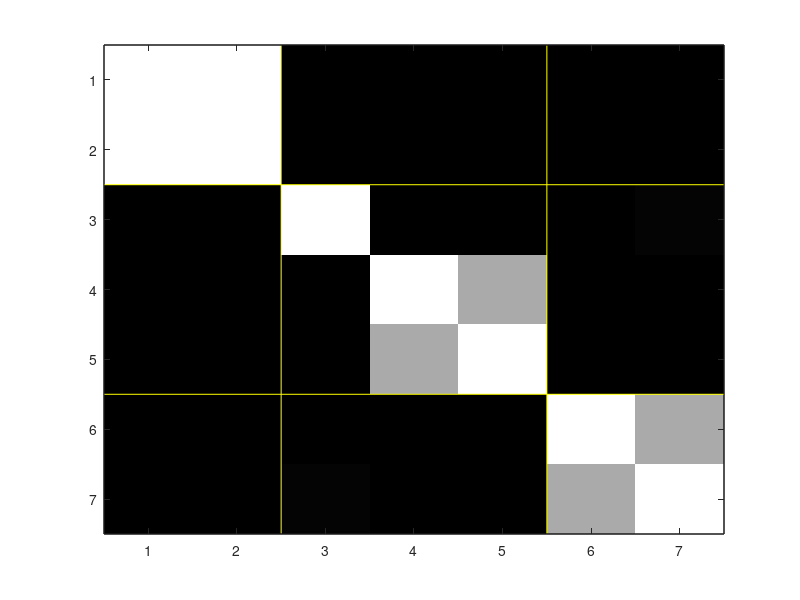

Write the MATLAB code that produced this figure. (Note: this script raises an error after producing the figure.)
% function h = clusion(s,cl,hieq,sq)   
%
% DESCRIPTION
%   - displays the CLUSION cluster visualization plot of a similarity matrix
%   - returns a column vector of handles h to the cluster separating lines
% ARGUMENTS
%   s    - square similarity matrix (n x n)
%   cl   - cluster label row vector (1 x n)
%          entries must be integers from 1 to k 
%   hieq - 0/1 to indicate if histogram should be equalized 
%          (optional, default 0) 
%   sq   - 0/1 to indicate if figure axis should be square
%          (optional, default 0)
% EXAMPLE
%   clusion;
%   clusion([1 0 .5; 0 1 0; .5 0 1],[1 2 1]);
% REFERENCE
%   please refer to the following paper if you use CLUSION:
% [redacted]
%     Visualization for High-dimensional Data Mining", Special
%     Issue on Mining Web-based Data for E-Business Applications
%     of the INFORMS Journal on Computing, 2002
% RELEASE
%   version 1.0, 2002/02/26, tested on Matlab 5.2.0.3084, LNX86
%   available from http://www.strehl.com
%   license granted for research use ONLY (see README)
% [redacted]

function h = clusion(s,cl,hieq,sq)

if exist('histeq.m','file'),
   profihisteq = 1;
else
   profihisteq = 0;
end;

if ~exist('s'),
   disp('clusion-warning: no arguments - displaying illustrative example:');
   s=[1 0.0101444233725719 0.666666666666667 0.000324894409316972 0.000144423583260196 0 0.000162460400277432;0.0101444233725719 1 0.0204877164355 0.00700161873707528 0.00504709317581638 0 0.00728303954110406;0.666666666666667 0.0204877164355 1 0.000649366867304378 0.00028876375792712 0 0.000324894409316972;0.000324894409316972 0.00700161873707528 0.000649366867304378 1 9.99900009999e-005 0 0.666666666666667;0.000144423583260196 0.00504709317581638 0.00028876375792712 9.99900009999e-005 1 0.99985557641674 0.000103983778530549;0 0 0 0 0.99985557641674 1 0;0.000162460400277432 0.00728303954110406 0.000324894409316972 0.666666666666667 0.000103983778530549 0 1]
   cl=[3 2 3 2 1 1 2]
   disp('clusion-advice: type "help clusion" for information about usage');
end;

if size(s,1)~=size(s,2),
   disp('clusion-error: similarity matrix not square');
   h = [];
   return;
end;

if ~exist('cl'),
   disp('clusion-warning: no clustering given');
   cl = ones(1,size(s,1));
end;

if size(cl,1)~=1,
   disp('clusion-error: clustering must be row vector');
   return;
end;

if size(s,1)~=length(cl),
   disp('clusion-error: clustering and similarity matrices mismatch in size');
   return;
end;

if ~exist('hieq')
   hieq = 0;
end;

if ~exist('sq')
   sq = 0;
end;

colormap gray;

index = [1:length(cl); cl];
index = sortrows(index',2)';
order = index(1,:);
ticks = conv(index(2,:),[1,-1]); 
ticks(1) = 0; ticks(size(index,2)+1) = 0;
where = [1 find(ticks) length(cl)+1]-.5;
xline = [where;where];
yline = [ones(1,length(where))-.5; (length(s)+.5)*ones(1,length(where))];

if (hieq==0),
   imagesc(s(order,order));
else
   if profihisteq,
      imagesc(histeq(full(s(order,order))));
   else
      imageshq(s(order,order));
   end;
end
handa = line(xline,yline);
handb = line(yline,xline);
set([handa handb],'color','yellow');
set([handa(1) handa(length(handa)) handb(1) handb(length(handb))],'color','black');

if (length(cl)<=25)
   renumtick(gca,cl,cl);
else
   axis off;
end;

if sq,
   axis square;
else
   axis normal;
end;

h = [handa;handb];

colormap(1-colormap);
set(h,'Color',[1.0 0.1 0.1]);

